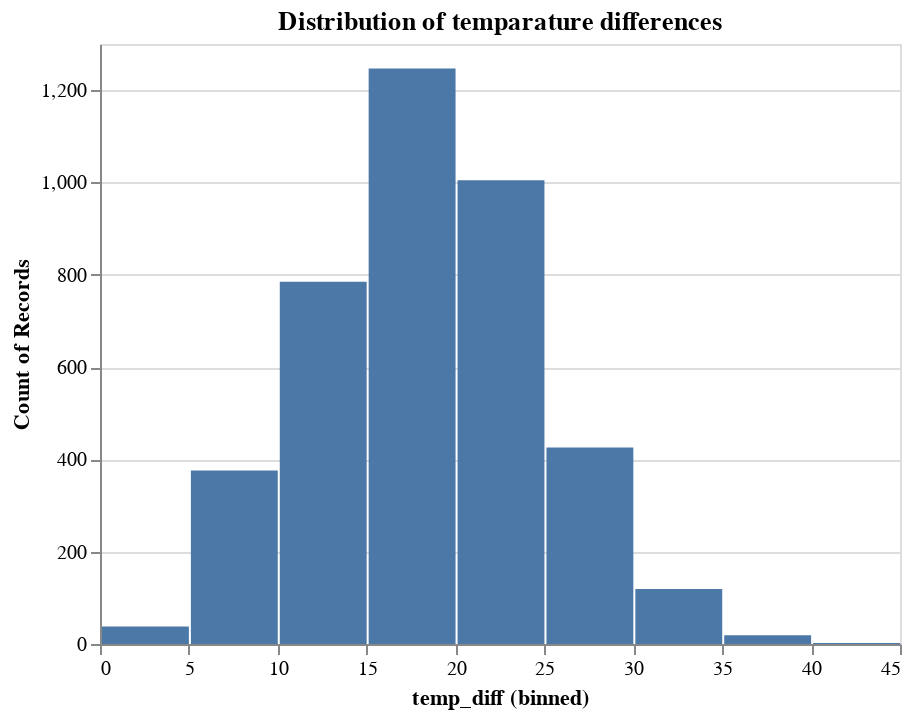

This figure's notebook cell:
### Code cell
# Visualiztion
alt.Chart(weather_dt[:,f.temp_diff].to_pandas()).mark_bar().encode(
    alt.X('temp_diff',bin=True),
    alt.Y('count()')
).properties(

    title='Distribution of temparature differences'
)

### Figure 1 — Vega-Lite specification as saved in the notebook (floating-point values rounded to 4 significant figures; data arrays with more than 128 entries replaced by an {"elided": "..."} marker saying what was removed)
{"config": {"view": {"continuousWidth": 400, "continuousHeight": 300}}, "data": {"name": "data-3757d530de0aadf18b6f487e7524c387"}, "mark": "bar", "encoding": {"x": {"type": "quantitative", "bin": true, "field": "temp_diff"}, "y": {"type": "quantitative", "aggregate": "count"}}, "title": "Distribution of temparature differences", "$schema": "https://vega.github.io/schema/vega-lite/v4.8.1.json", "datasets": {"data-3757d530de0aadf18b6f487e7524c387": {"elided": "4017 records"}}}
